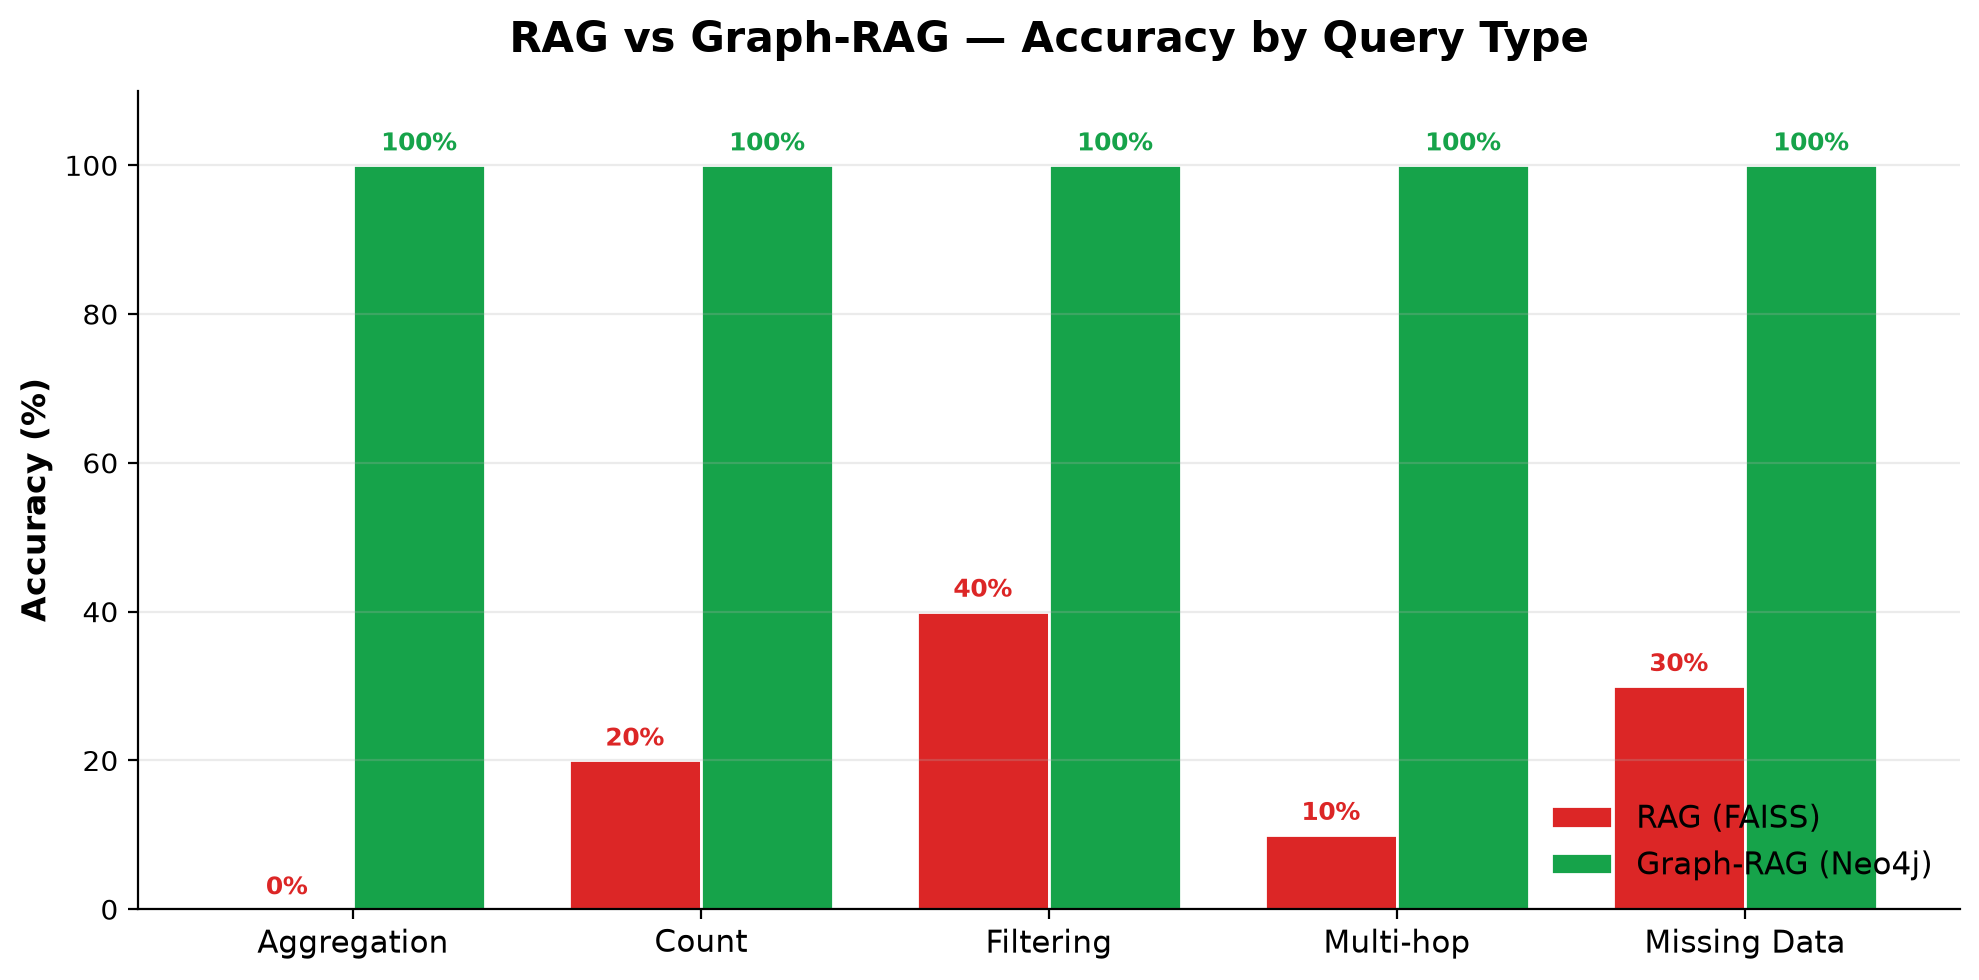

Recreate this plot in Python.
import matplotlib
matplotlib.use("Agg")
import matplotlib.pyplot as plt
import numpy as np

RED, GREEN = "#dc2626", "#16a34a"
plt.rcParams.update({"font.family": "DejaVu Sans", "axes.spterminal":False} if False else {})

cats = ["Aggregation", "Count", "Filtering", "Multi-hop", "Missing Data"]
rag  = [0, 20, 40, 10, 30]
graph= [100, 100, 100, 100, 100]
x = np.arange(len(cats)); w = 0.38
fig, ax = plt.subplots(figsize=(10, 5), dpi=200)
ax.bar(x - w/2, rag,   w, label="RAG (FAISS)",      color=RED,   edgecolor="white")
ax.bar(x + w/2, graph, w, label="Graph-RAG (Neo4j)", color=GREEN, edgecolor="white")
ax.set_ylabel("Accuracy (%)", fontsize=12, fontweight="bold")
ax.set_title("RAG vs Graph-RAG — Accuracy by Query Type", fontsize=15, fontweight="bold", pad=14)
ax.set_xticks(x); ax.set_xticklabels(cats, fontsize=11)
ax.set_ylim(0, 110); ax.legend(frameon=False, fontsize=11, loc="lower right")
ax.spines[["top", "right"]].set_visible(False)
ax.grid(axis="y", alpha=0.25)
for i,(r,g) in enumerate(zip(rag,graph)):
    ax.text(i-w/2, r+2, f"{r}%", ha="center", fontsize=9, color=RED, fontweight="bold")
    ax.text(i+w/2, g+2, f"{g}%", ha="center", fontsize=9, color=GREEN, fontweight="bold")
fig.tight_layout()
fig.savefig("accuracy_chart.png", bbox_inches="tight")
print("saved accuracy_chart.png")
